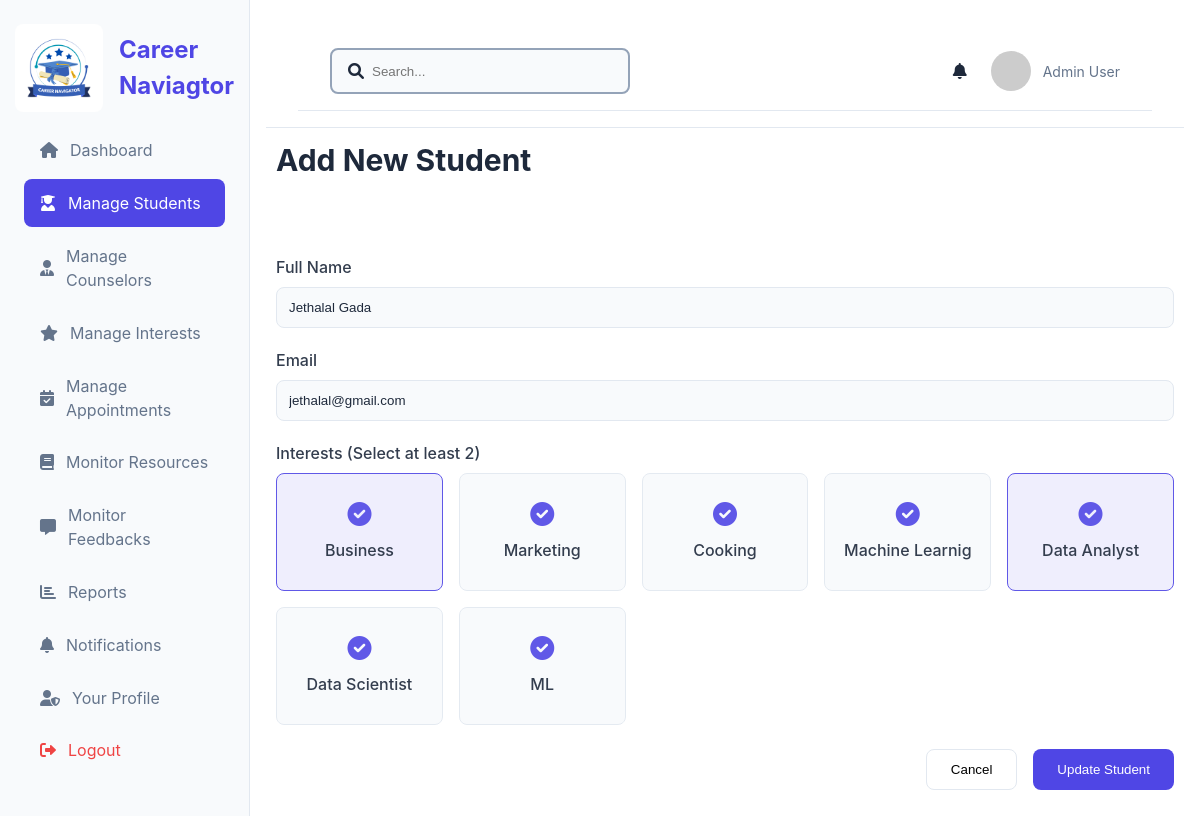
/edit_stud/7, run on the app's committed database.
### model.py (models this page shows)
class Student(db.Model):
    __tablename__ = 'students'
    id = db.Column(db.Integer, primary_key=True, autoincrement=True)
    name = db.Column(db.String(100), nullable=False)
    email = db.Column(db.String(100), nullable=False, unique=True)
    contact_number = db.Column(db.String(15), nullable=False)
    password = db.Column(db.String(255), nullable=False)
    con_password = db.Column(db.String(255), nullable=False)
    interests = db.Column(db.Text, nullable=True)
    created_at = db.Column(db.DateTime, nullable=False, default=datetime.now(timezone.utc))
    feedbacks = db.relationship('Feedback', back_populates='student')

class Interest(db.Model):
    __tablename__='interest'
    id = db.Column(db.Integer, primary_key=True, autoincrement=True)
    interest_name = db.Column(db.String(255), unique=True, nullable=False)
    category = db.Column(db.String(50), nullable=False)
    created_at = db.Column(db.DateTime, nullable=False, default=datetime.now(timezone.utc))

### app.py (the view, shortened to what this page needs)
@app.route('/edit_stud/<int:student_id>', methods=['GET', 'PUT'])
def edit_stud(student_id):
    student = db.session.get(Student, student_id)
    if request.method == 'GET':
        interests = Interest.query.all()
        return render_template('admin/edit_stud.html', active_page='students', student=student, interests=interests)

### templates/admin/edit_stud.html (shortened to what this page needs)
{% extends 'admin/base.html' %}
{% block content %}
<h2 class="section-title">Add New Student</h2>
<form id="editStudentForm">
    <br>
    <br>
    <div class="form-group">
        <label for="studentName">Full Name</label>
        <input type="text" id="studentName" name="studentName" value="{{ student.name }}">
    </div>
    <div class="form-group">
        <label for="studentEmail">Email</label>
        <input type="email" id="studentEmail" name="studentEmail" value="{{ student.email }}">
    </div>
    <div class="form-group">
        <label for="studentInterests">Interests (Select at least 2)</label>
        <div class="interests-grid">
            {% for interest in interests %}
            <div class="interest-item">
                <label for="interest{{ interest.id }}">
                    <i class="fas fa-check-circle"></i>
                    <span>{{ interest.interest_name }}</span>
                </label>
            </div>
            {% else %}
            <p>No interests available to display.</p>
            {% endfor %}
        </div>
    </div>
    <div class="form-actions">
        <button type="button" class="cancel-btn" name="cancel-btn">Cancel</button>
        <button type="submit" class="submit-btn" name="submit-btn" onclick="updateStud(event)">Update Student</button>
    </div>
</form>
{% endblock %}

### static/css/admin/base.css (style rules this page uses)
:root { --bg-primary-light: #ffffff; --bg-secondary-light: #f8fafc; --text-primary-light: #1e293b; --text-secondary-light: #64748b; --border-light: #e2e8f0; --primary-color: #4f46e5; --primary-hover: #4338ca; --success-color: #10b981; --warning-color: #f59e0b; --danger-color: #ef4444; --info-color: #3b82f6; --bg-primary-dark: #0f172a; --bg-secondary-dark: #1e293b; --text-primary-dark: #f8fafc; --text-secondary-dark: #94a3b8; --border-dark: #334155; }
* { margin: 0; padding: 0; box-sizing: border-box; }
body { font-family: -apple-system, BlinkMacSystemFont, 'Segoe UI', Roboto, Oxygen, Ubuntu, Cantarell, sans-serif; background-color: var(--bg-primary-light); color: var(--text-primary-light); line-height: 1.5; transition: background-color 0.3s, color 0.3s; }
.section-title { margin-bottom: 1.5rem; font-size: 1.875rem; }
.form-group { margin-bottom: 1.5rem; }
.form-group label { display: block; margin-bottom: 0.5rem; }
.form-group input, .form-group select { width: 100%; padding: 0.75rem; border: 1px solid var(--border-light); border-radius: 8px; background-color: var(--bg-secondary-light); color: inherit; }
.form-actions { display: flex; gap: 1rem; justify-content: flex-end; }
.cancel-btn, .submit-btn { padding: 0.75rem 1.5rem; border-radius: 8px; cursor: pointer; transition: all 0.2s ease; }
.cancel-btn { background: none; border: 1px solid var(--border-light); }
.submit-btn { background-color: var(--primary-color); border: none; color: white; }
.interests-grid { display: grid; grid-template-columns: repeat(5, 1fr); gap: 1rem; margin-bottom: 1.5rem; }
.interest-item { position: relative; }
.interest-item label { display: flex; flex-direction: column; align-items: center; justify-content: center; padding: 1.5rem 1rem; background-color: var(--bg-secondary-light); border: 1px solid var(--border-light); border-radius: 8px; cursor: pointer; transition: all 0.3s ease; text-align: center; height: 100%; }
.interest-item label i { font-size: 1.5rem; margin-bottom: 0.75rem; color: var(--primary-color); }
.interest-item input[type="checkbox"]:checked+label { background-color: rgba(79, 70, 229, 0.1); border-color: var(--primary-color); }
.form-group { margin-bottom: 20px; }
label { display: block; margin-bottom: 8px; font-weight: 500; color: var(--white); opacity: 0.9; }

### data on the page
Student: studentName "Jethalal Gada", studentEmail "jethalal@gmail.com"
Interest: interest_name "Business"
Interest: interest_name "Marketing"
Interest: interest_name "Cooking"
Interest: interest_name "Machine Learnig"
Interest: interest_name "Data Analyst"
Interest: interest_name "Data Scientist"
Interest: interest_name "ML"
